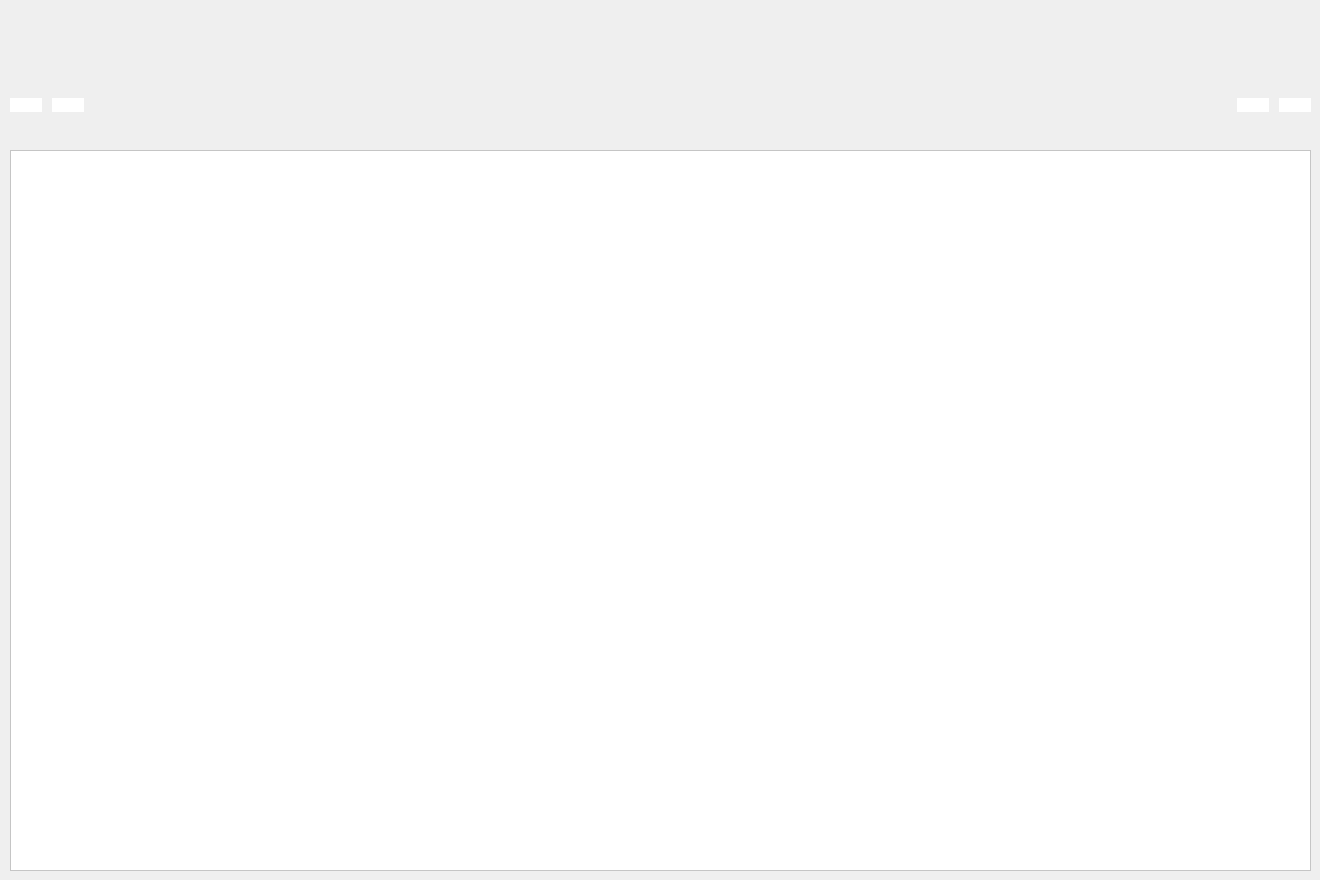
      <widget class="QWidget" name="Utilizadores">
       <property name="styleSheet">
        <string notr="true">*{
font family: century gothic;
}</string>
       </property>
       <widget class="QTableWidget" name="tableWidget_3">
        <property name="enabled">
         <bool>true</bool>
        </property>
        <property name="geometry">
         <rect>
          <x>10</x>
          <y>150</y>
          <width>1301</width>
          <height>721</height>
         </rect>
        </property>
        <property name="sizePolicy">
         <sizepolicy hsizetype="Expanding" vsizetype="Expanding">
          <horstretch>0</horstretch>
          <verstretch>0</verstretch>
         </sizepolicy>
        </property>
        <property name="palette">
         <palette>
          <active>
           <colorrole role="Button">
            <brush brushstyle="SolidPattern">
             <color alpha="255">
              <red>255</red>
              <green>255</green>
              <blue>255</blue>
             </color>
            </brush>
           </colorrole>
           <colorrole role="Base">
            <brush brushstyle="SolidPattern">
             <color alpha="255">
              <red>255</red>
              <green>255</green>
              <blue>255</blue>
             </color>
            </brush>
           </colorrole>
           <colorrole role="Window">
            <brush brushstyle="SolidPattern">
             <color alpha="255">
              <red>255</red>
              <green>255</green>
              <blue>255</blue>
             </color>
            </brush>
           </colorrole>
          </active>
          <inactive>
           <colorrole role="Button">
            <brush brushstyle="SolidPattern">
             <color alpha="255">
              <red>255</red>
              <green>255</green>
              <blue>255</blue>
             </color>
            </brush>
           </colorrole>
           <colorrole role="Base">
            <brush brushstyle="SolidPattern">
             <color alpha="255">
              <red>255</red>
              <green>255</green>
              <blue>255</blue>
             </color>
            </brush>
           </colorrole>
           <colorrole role="Window">
            <brush brushstyle="SolidPattern">
             <color alpha="255">
              <red>255</red>
              <green>255</green>
              <blue>255</blue>
             </color>
            </brush>
           </colorrole>
          </inactive>
          <disabled>
           <colorrole role="Button">
            <brush brushstyle="SolidPattern">
             <color alpha="255">
              <red>255</red>
              <green>255</green>
              <blue>255</blue>
             </color>
            </brush>
           </colorrole>
           <colorrole role="Base">
            <brush brushstyle="SolidPattern">
             <color alpha="255">
              <red>255</red>
              <green>255</green>
              <blue>255</blue>
             </color>
            </brush>
           </colorrole>
           <colorrole role="Window">
            <brush brushstyle="SolidPattern">
             <color alpha="255">
              <red>255</red>
              <green>255</green>
              <blue>255</blue>
             </color>
            </brush>
           </colorrole>
          </disabled>
         </palette>
        </property>
        <property name="font">
         <font>
          <stylestrategy>PreferDefault</stylestrategy>
         </font>
        </property>
        <property name="focusPolicy">
         <enum>Qt::WheelFocus</enum>
        </property>
        <property name="contextMenuPolicy">
         <enum>Qt::DefaultContextMenu</enum>
        </property>
        <property name="toolTip">
         <string/>
        </property>
        <property name="accessibleDescription">
         <string/>
        </property>
        <property name="styleSheet">
         <string notr="true">background: white;</string>
        </property>
        <property name="inputMethodHints">
         <set>Qt::ImhNoTextHandles</set>
        </property>
        <property name="frameShape">
         <enum>QFrame::StyledPanel</enum>
        </property>
        <property name="frameShadow">
         <enum>QFrame::Plain</enum>
        </property>
        <property name="lineWidth">
         <number>1</number>
        </property>
        <property name="midLineWidth">
         <number>0</number>
        </property>
        <property name="verticalScrollBarPolicy">
         <enum>Qt::ScrollBarAlwaysOff</enum>
        </property>
        <property name="horizontalScrollBarPolicy">
         <enum>Qt::ScrollBarAlwaysOff</enum>
        </property>
        <property name="sizeAdjustPolicy">
         <enum>QAbstractScrollArea::AdjustToContents</enum>
        </property>
        <property name="editTriggers">
         <set>QAbstractItemView::NoEditTriggers</set>
        </property>
        <property name="selectionMode">
         <enum>QAbstractItemView::ExtendedSelection</enum>
        </property>
        <property name="selectionBehavior">
         <enum>QAbstractItemView::SelectItems</enum>
        </property>
        <property name="textElideMode">
         <enum>Qt::ElideNone</enum>
        </property>
        <property name="gridStyle">
         <enum>Qt::SolidLine</enum>
        </property>
        <property name="rowCount">
         <number>0</number>
        </property>
        <attribute name="horizontalHeaderDefaultSectionSize">
         <number>130</number>
        </attribute>
        <attribute name="verticalHeaderVisible">
         <bool>false</bool>
        </attribute>
       </widget>
       <widget class="QWidget" name="horizontalLayoutWidget_2">
        <property name="geometry">
         <rect>
          <x>10</x>
          <y>70</y>
          <width>1301</width>
          <height>71</height>
         </rect>
        </property>
        <layout class="QHBoxLayout" name="horizontalLayout_3">
         <property name="spacing">
          <number>10</number>
         </property>
         <item>
          <widget class="QPushButton" name="bt_add_user">
           <property name="styleSheet">
            <string notr="true">
background: white;
border-radius:10px;
</string>
           </property>
           <property name="text">
            <string/>
           </property>
           <property name="icon">
            <iconset resource="resource.qrc">
             <normaloff>:/imgs/resources/add_user.png</normaloff>:/imgs/resources/add_user.png</iconset>
           </property>
           <property name="iconSize">
            <size>
             <width>60</width>
             <height>60</height>
            </size>
           </property>
          </widget>
         </item>
         <item>
          <widget class="QPushButton" name="bt_remove_user">
           <property name="styleSheet">
            <string notr="true">
background: white;
border-radius:10px;
</string>
           </property>
           <property name="text">
            <string/>
           </property>
           <property name="icon">
            <iconset resource="resource.qrc">
             <normaloff>:/imgs/resources/delete_user.png</normaloff>:/imgs/resources/delete_user.png</iconset>
           </property>
           <property name="iconSize">
            <size>
             <width>60</width>
             <height>60</height>
            </size>
           </property>
          </widget>
         </item>
         <item>
          <spacer name="horizontalSpacer_3">
           <property name="orientation">
            <enum>Qt::Horizontal</enum>
           </property>
           <property name="sizeHint" stdset="0">
            <size>
             <width>500</width>
             <height>20</height>
            </size>
           </property>
          </spacer>
         </item>
         <item>
          <widget class="QPushButton" name="bt_pdf_requisicao_2">
           <property name="styleSheet">
            <string notr="true">
background: white;
border-radius:10px;
</string>
           </property>
           <property name="text">
            <string/>
           </property>
           <property name="icon">
            <iconset resource="resource.qrc">
             <normaloff>:/imgs/resources/plot.png</normaloff>:/imgs/resources/plot.png</iconset>
           </property>
           <property name="iconSize">
            <size>
             <width>60</width>
             <height>60</height>
            </size>
           </property>
          </widget>
         </item>
         <item>
          <widget class="QPushButton" name="bt_config_requisicao_2">
           <property name="styleSheet">
            <string notr="true">
background: white;
border-radius:10px;
</string>
           </property>
           <property name="text">
            <string/>
           </property>
           <property name="icon">
            <iconset resource="resource.qrc">
             <normaloff>:/imgs/resources/configuration.png</normaloff>:/imgs/resources/configuration.png</iconset>
           </property>
           <property name="iconSize">
            <size>
             <width>60</width>
             <height>60</height>
            </size>
           </property>
          </widget>
         </item>
        </layout>
       </widget>
      </widget>
